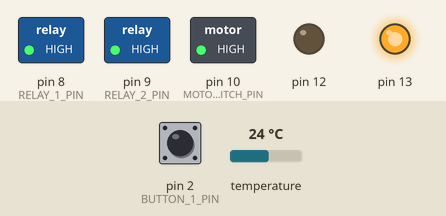
A sketch run on a simulated Arduino Uno, built with avr-gcc and run on an emulated ATmega328P. Shown: switched loads named in the sketch (green lamp = pin HIGH), output pins drawn as LEDs (lit = HIGH). Wiring (inferred from the names in the program): DS3231 clock at I2C address 0x68. The inputs (shaded band) are chosen by the test bench; at power-on: temperature 24 °C, pin 2 (BUTTON_1_PIN) LOW. The local clock reads 2024-03-15 10:24:30 at power-on unless the sketch sets it; what the sketch prints to the serial monitor is not drawn.

Above: at 1.5 s.
1.6 s: temperature set to 25.3 °C
3.1 s: temperature set to 30.1 °C
12.2 s: temperature set to 30.8 °C
At 21.8 s:
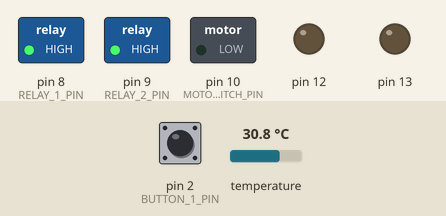
At 22.7 s:
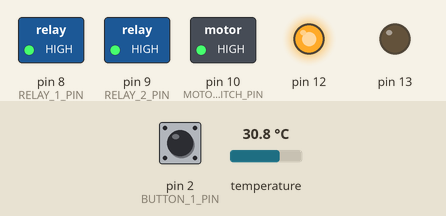
23.4 s: pin 2 (BUTTON_1_PIN) pulled HIGH for 0.3 s
Timing chart, 0 to 26.4 s (numbered marks = the images above; inputs shaded):
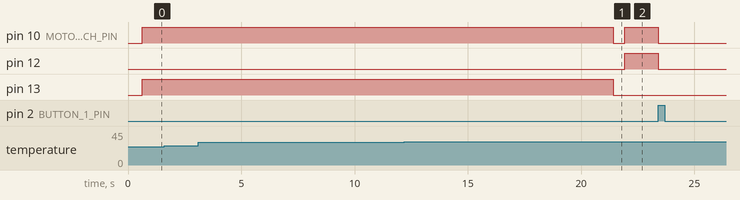

The sketch:

parnik.ino
```cpp
#include <OneWire.h>
#include <DallasTemperature.h>
#include <string.h>
#include <stdlib.h>
#include "Wire.h"

// Clock address
#define DS3231_I2C_ADDRESS 0x68

// Data wire is plugged into port 2 on the Arduino
#define ONE_WIRE_BUS 7
#define TEMPERATURE_PRECISION 3
//
//// Setup a oneWire instance to communicate with any OneWire devices (not just Maxim/Dallas temperature ICs)
//OneWire oneWire(ONE_WIRE_BUS);
//
//// Pass our oneWire reference to Dallas Temperature.
//DallasTemperature sensors(&oneWire);
//
//// arrays to hold device addresses
//DeviceAddress insideThermometer, outsideThermometer;


#define MOTOR_A_SWITCH_PIN   10
#define MOTOR_B_SWITCH_PIN   11
#define MOTOR_DIR_FORWARD    12
#define MOTOR_DIR_BACKWARD   13
#define BUTTON_1_PIN         2
#define BUTTON_2_PIN         3

#define RELAY_1_PIN          8
#define RELAY_2_PIN          9

//class Serializable {
//  public:
//    virtual String toJsonString() {};
//};

struct DateTime {
  public:
  byte second;
  byte minute;
  byte hour;
  byte dayOfWeek;
  byte dayOfMonth;
  byte month;
  byte year;

  DateTime() {
    year = month = dayOfMonth = dayOfWeek = hour = minute = second = 0;
  }

  String toString() {

    String result;

    if (dayOfMonth < 10)
      result += "0";
    result += String(dayOfMonth, DEC) + "-";

    if (month < 10)
      result += "0";
    result += String(month, DEC) + "-";

    result += "20" + String(year, DEC) + " ";

    if (hour < 10)
      result += "0";
    result += String(hour, DEC) + ":";

    if (minute < 10)
      result += "0";
    result += String(minute, DEC) + ":";

    if (second < 10)
      result += "0";
    result += String(second, DEC);

    return result;
  }
};

class CClock {
  private:

    // Convert normal decimal numbers to binary coded decimal
    static byte decToBcd(byte val)
    {
      return( (val/10*16) + (val%10) );
    }

    // Convert binary coded decimal to normal decimal numbers
    static byte bcdToDec(byte val)
    {
      return( (val/16*10) + (val%16) );
    }

  public:

    CClock() {
      Wire.begin();
    }

    void setDate(DateTime dt) {
        // sets time and date data to DS3231
        Wire.beginTransmission(DS3231_I2C_ADDRESS);
        Wire.write(0);                      // set next input to start at the seconds register
        Wire.write(decToBcd(dt.second));       // set seconds
        Wire.write(decToBcd(dt.minute));       // set minutes
        Wire.write(decToBcd(dt.hour));         // set hours
        Wire.write(decToBcd(dt.dayOfWeek));    // set day of week (1=Sunday, 7=Saturday)
        Wire.write(decToBcd(dt.dayOfMonth));   // set date (1 to 31)
        Wire.write(decToBcd(dt.month));        // set month
        Wire.write(decToBcd(dt.year));         // set year (0 to 99)
        Wire.endTransmission();
    }

  static void getDate(DateTime & dt) {
    Wire.begin();

      Wire.beginTransmission(DS3231_I2C_ADDRESS);
      Wire.write(0); // set DS3231 register pointer to 00h
      Wire.endTransmission();
      Wire.requestFrom(DS3231_I2C_ADDRESS, 7);
      // request seven bytes of data from DS3231 starting from register 00h
      dt.second = bcdToDec(Wire.read() & 0x7f);
      dt.minute = bcdToDec(Wire.read());
      dt.hour = bcdToDec(Wire.read() & 0x3f);
      dt.dayOfWeek = bcdToDec(Wire.read());
      dt.dayOfMonth = bcdToDec(Wire.read());
      dt.month = bcdToDec(Wire.read());
      dt.year = bcdToDec(Wire.read());
  }

  static String getDisplayTime(DateTime & dt) {
    //String result = String(dt.dayOfMonth, DEC) + "-" + String(dt.month, DEC) + "-20" + String(dt.year, DEC) + " " + String(dt.hour, DEC) + ":" + String(dt.minute, DEC) + ":" +String(dt.second, DEC);
    String result = dt.toString();
    return result;
  }

};

class CThermometer {
  private:
    String info;
    DallasTemperature *sensor;
    OneWire *oneWire;
    DeviceAddress thermometer;

  public:
    // .ctor
    CThermometer(byte pin) {
      oneWire = new OneWire(pin);

      sensor = new DallasTemperature(oneWire);
      sensor->begin();

      if(sensor->getDeviceCount() == 0)
      {
        info = "No temperature sensors found";
        return;
      }

      if (!sensor->getAddress(thermometer, 0))
      {
        info = "Unable to get sensor address";
        return;
      }

      sensor->setResolution(thermometer, TEMPERATURE_PRECISION);

      info = "Thermometer successfully initialized";
    }

    float getTemperature() {
       sensor->requestTemperatures();
       float value = sensor->getTempC(thermometer);
       return value;
    }

    String toJsonString() {
      String result = "{\"temperature\":" + String(getTemperature(), DEC) + ", \"time\":\"" + getCurrentTime() + "\" }";
      return result;
    }

    String getStatusInfo() {
      return info;
    }
};

String getCurrentTime() {
  DateTime dt;
  CClock::getDate(dt);
  String result = CClock::getDisplayTime(dt);
  return result;
}

class CMotor
{
  byte _switchPin, _forwardPin, _backwardPin;
  public:
  CMotor(byte switchPin, byte forwardPin, byte backwardPin) {
    pinMode(switchPin, OUTPUT);
    pinMode(forwardPin, OUTPUT);
    pinMode(backwardPin, OUTPUT);

    _switchPin = switchPin;
    _forwardPin = forwardPin;
    _backwardPin = backwardPin;

  }

  void runForward()
  {
    digitalWrite(_switchPin, HIGH);
    digitalWrite(_forwardPin, HIGH);
    digitalWrite(_backwardPin, LOW);
  }


  void runBackward()
  {
    digitalWrite(_switchPin, HIGH);
    digitalWrite(_forwardPin, LOW);
    digitalWrite(_backwardPin, HIGH);
  }

  void  Stop()
  {
    digitalWrite(_switchPin, LOW);
    digitalWrite(_forwardPin, LOW);
    digitalWrite(_backwardPin, LOW);
  }

};

#define DOOR_STATE_UNKNOWN    0
#define DOOR_STATE_CLOSED     1
#define DOOR_STATE_CLOSING    2
#define DOOR_STATE_OPENED     3
#define DOOR_STATE_OPENING    4

class CDoor {
  private:
    CMotor * m_motor;
    byte m_state;

  public:

  CDoor() {
    m_motor = new CMotor(MOTOR_A_SWITCH_PIN, MOTOR_DIR_FORWARD, MOTOR_DIR_BACKWARD);

    pinMode(BUTTON_1_PIN, INPUT);
    attachInterrupt(0, ButtonPressed, RISING);

    m_state = DOOR_STATE_UNKNOWN;
  }

  ~CDoor() {
    delete m_motor;
  }
  void Open(){
    m_motor->Stop();
    delay(500);

    if (DOOR_STATE_OPENED != m_state) {
      m_motor->runForward();
      m_state = DOOR_STATE_OPENING;
    }

  }

  void Close() {
    m_motor->Stop();
    delay(500);

    if (DOOR_STATE_CLOSED != m_state) {
      m_motor->runBackward();
      m_state = DOOR_STATE_CLOSING;
    }
  }

  void Stop() {
    m_motor->Stop();

    if (DOOR_STATE_CLOSING == m_state) m_state = DOOR_STATE_CLOSED; else
    if (DOOR_STATE_OPENING == m_state) m_state = DOOR_STATE_OPENED;
  }

  byte getState() {
    return m_state;
  }

  String toJsonString() {
    String result = "{\"state\":" + String(getState(), DEC) + ", \"time\": \"" + getCurrentTime() + "\"}";

    return result;
  }


};

#define VALVE_STATE_UNKNOWN  0
#define VALVE_STATE_OPENED   1
#define VALVE_STATE_CLOSED   2

class CValve {
  private:
    byte m_relayPin;
    byte m_state;

 public:
   CValve(byte pin) {
     m_relayPin = pin;
     pinMode(pin, OUTPUT);
     m_state = VALVE_STATE_UNKNOWN;
   }

  void Open() {
    digitalWrite(m_relayPin, LOW);
    m_state = VALVE_STATE_OPENED;
  }

  void Close() {
    digitalWrite(m_relayPin, HIGH);
    m_state = VALVE_STATE_CLOSED;
  }

  String toJsonString() {
    String result = "{\"state\":" + String(m_state, DEC) + "}";

    return result;
  }

};

class CGreenhouse {
  private:
    float m_lowLimit = 25;
    float m_highLimit = 30;
    CThermometer * m_thermometer;
    CDoor * m_door;
    CValve * m_topValve;
    CValve * m_bottomValve;

  public:

    CGreenhouse() {
      m_thermometer = new CThermometer(ONE_WIRE_BUS);
      m_door = new CDoor();
      m_topValve = new CValve(RELAY_1_PIN);
      m_bottomValve = new CValve(RELAY_2_PIN);

      closeBarrel();
    }

    CGreenhouse(float lo, float hi)
      : CGreenhouse()
    {
      m_lowLimit = lo;
      m_highLimit = hi;
    }

    ~CGreenhouse() {
      delete m_thermometer;
      delete m_door;
      delete m_topValve;
      delete m_bottomValve;
    }

    CThermometer * getThermometer(){
      return m_thermometer;
    }

    CDoor * getDoor() {
      return m_door;
    }

    float getLowLimit() {
      return m_lowLimit;
    }

    float getHighLimit() {
      return m_highLimit;
    }

    void setOpenRange(float lo, float hi){
      m_lowLimit = lo;
      m_highLimit = hi;
    }

    void fillBarrel() {
      m_bottomValve->Close();
      m_topValve->Open();
    }

    void emptyBarrel() {
      m_topValve->Close();
      m_bottomValve->Open();
    }

    void closeBarrel() {
      m_topValve->Close();
      m_bottomValve->Close();
    }

    String toJsonString() {
      String result = "{ \"thermometer\":" + m_thermometer->toJsonString();
      result += ", \"door\":" + m_door->toJsonString();
      result += ", \"tlow\":" + String(m_lowLimit, DEC);
      result += ", \"thigh\":" + String(m_highLimit, DEC);
      result += ", \"top_valve\":" + m_topValve->toJsonString();
      result += ", \"bottom_valve\":" + m_bottomValve->toJsonString();
      result += "}";

      return result;
    }
};

class CCommandParser {
  public:
    char command[16];
    String params [5];
    int param_num = 0;

    CCommandParser(const char * cmdLine) {
//      command.reserve(16);

      int state = 0;    // recieveing command
      char buff[16];

      int c = 0;
      while (*cmdLine != '\n' && *cmdLine != 0)
       {
            if (*cmdLine != ' ' && *cmdLine != ',') {
                buff[c++] = *(cmdLine++);
            }
            else {
              if (0 == c) { cmdLine++; continue; }  // skip multiple spaces

              buff[c] = 0;  // terminate string

              if (0 == state) {
                strcpy(command, buff);
                state = 1;  // recieveing parameters
              }
              else {
                params[param_num++] = buff;
                if (param_num > 5) break;
              }
              c = 0;
              cmdLine++;
          }
    }

      if (c > 0) {
        buff[c] = 0;
        if (0 == state)
          strcpy(command, buff);
        else
          params[param_num++] = buff;
      }

    }
};

//CThermometer *thermo;
CGreenhouse * greenhouse;


void ButtonPressed() {

    Serial.println("button 1 pressed");

    greenhouse->getDoor()->Stop();
}


//int index(25000);

void setup() {
  // put your setup code here, to run once:

  // start serial port at 9600 bps:
  Serial.begin(9600);

  greenhouse = new CGreenhouse();

  Serial.println(greenhouse->getThermometer()->getStatusInfo());
}

void loop() {

    float current_T = greenhouse->getThermometer()->getTemperature();

    if (current_T < greenhouse->getLowLimit()) {
      if (greenhouse->getDoor()->getState() != DOOR_STATE_CLOSED)
        greenhouse->getDoor()->Close();
    }

    if (current_T > greenhouse->getHighLimit()) {
      if (greenhouse->getDoor()->getState() != DOOR_STATE_OPENED)
        greenhouse->getDoor()->Open();
    }

    //if (current_T < greenhouse->getHighLimit() &&  current_T > greenhouse->getLowLimit())
    //   greenhouse->getDoor()->Stop();


    Serial.println(greenhouse->toJsonString());

    delay(10000);
  // }


}


// Available commands:
// set_range lo, hi  - set range of temperature
// open_door
// close_door
// stop_door
// fill_barrel
// empty_barrel
// close_barrel
void serialEvent() {
  String command;
  while (Serial.available()) {
    // get the new byte:
    char inChar = (char)Serial.read();
    // add it to the inputString:
    command += inChar;
    // if the incoming character is a newline, set a flag
    // so the main loop can do something about it:
    if (inChar == '\n') {
      Serial.println("Input: " + command);

      CCommandParser *cmd = new CCommandParser(command.c_str());

      if (strcmp(cmd->command, "set_range") == 0){
        float lo = atof((cmd->params[0]).c_str());
        float hi = atof((cmd->params[1]).c_str());

        greenhouse->setOpenRange(lo, hi);
      } else
      if (strcmp(cmd->command, "open_door") == 0){
        greenhouse->getDoor()->Open();
      } else
      if (strcmp(cmd->command, "close_door") == 0){
        greenhouse->getDoor()->Close();
      } else
      if (strcmp(cmd->command, "stop_door") == 0){
        greenhouse->getDoor()->Stop();
      } else
      if (strcmp(cmd->command, "fill_barrel") == 0){
        greenhouse->fillBarrel();
      } else
      if (strcmp(cmd->command, "empty_barrel") == 0){
        greenhouse->emptyBarrel();
      } else
      if (strcmp(cmd->command, "close_barrel") == 0){
        greenhouse->closeBarrel();
      } else
      {
        Serial.println("Command " + String(cmd->command) + " is undefined");
      }


      Serial.println("Command " + String(cmd->command) + " executed");

//      ExecuteCommand(cmd);


      delete cmd;

    }
  }
}
```

Measured:
- the behaviour switches between 30.4 and 30.5 °C on temperature (found by bisection; images 0 and 1)
- after the input at 1.6 s, every drawn part: stays the same
- after the input at 3.1 s, every drawn part: stays the same
- after the input at 12.2 s, pin 10 (MOTOR_A_SWITCH_PIN): HIGH → LOW after 9.2 s, → HIGH 0.50 s later; pin 12: LOW → HIGH after 9.7 s; pin 13: HIGH → LOW after 9.2 s
